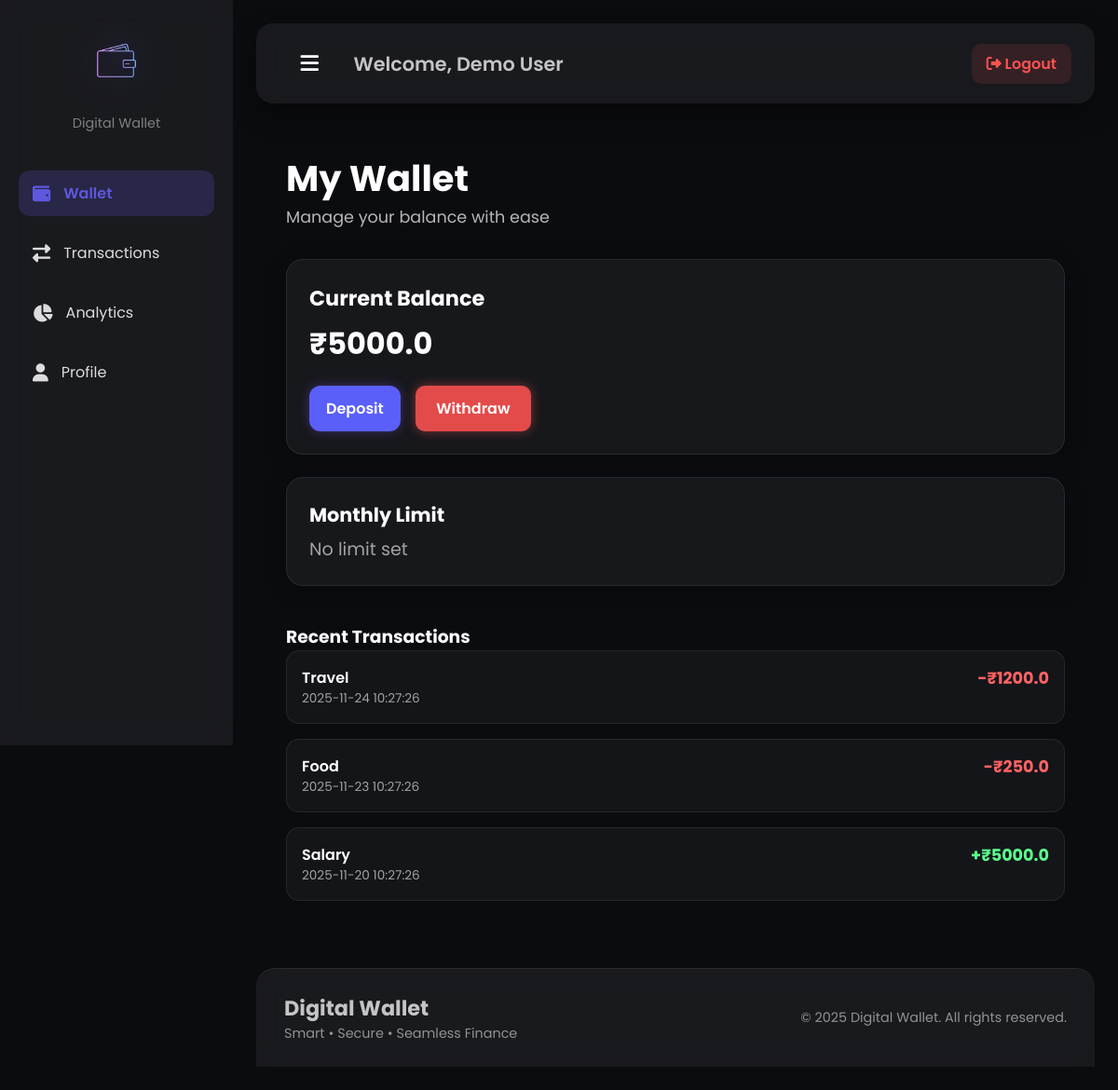
The app's page /wallet/ (signed in) with its own data.
### tables this page shows
CREATE TABLE wallet (
    id INTEGER PRIMARY KEY AUTOINCREMENT,
    user_id INTEGER NOT NULL,
    balance REAL DEFAULT 0,
    FOREIGN KEY (user_id) REFERENCES users(id)
);

CREATE TABLE transactions (
    id INTEGER PRIMARY KEY AUTOINCREMENT,
    user_id INTEGER NOT NULL,
    amount REAL NOT NULL,
    category_id INTEGER,
    merchant TEXT,
    type TEXT NOT NULL CHECK (type IN ('income', 'expense')),
    date TEXT NOT NULL,
    FOREIGN KEY (user_id) REFERENCES users(id),
    FOREIGN KEY (category_id) REFERENCES categories(id)
);

CREATE TABLE categories (
    id INTEGER PRIMARY KEY AUTOINCREMENT,
    name TEXT NOT NULL,
    type TEXT NOT NULL CHECK (type IN ('expense', 'income')),
    user_id INTEGER,
    FOREIGN KEY (user_id) REFERENCES users(id)
);

### app/routes/wallet_routes.py (the view)
@wallet_bp.route("/")
def wallet_home():
    user_id = session["user_id"]
    balance = WalletModel.get_balance(user_id)
    categories = CategoryModel.get_all_categories(user_id)
    now = datetime.now()
    limit = WalletModel.get_monthly_limit(user_id, now.year, now.month)
    print("LIMIT OBJECT:", limit)
    recent_transactions = TransactionModel.get_recent_transactions(user_id, limit=5)
    return render_template(
        "wallet.html",
        balance=balance,
        categories=categories,
        year=now.year,
        month=now.month,
        limit=limit,
        history=recent_transactions
    )

### app/config/database.py (called while the page is built)
def get_db_connection():
    if "db" not in g:
        DATABASE_DIR.mkdir(parents=True, exist_ok=True)
        conn = sqlite3.connect(DATABASE_FILE, detect_types=sqlite3.PARSE_DECLTYPES)
        conn.row_factory = sqlite3.Row
        g.db = conn
    return g.db

### app/models/category_model.py (called while the page is built)
    @staticmethod
    def get_all_categories(user_id):
        db = get_db_connection()
        query = """
            SELECT id, name, type
            FROM categories
            WHERE user_id = ? OR user_id IS NULL
            ORDER BY name
        """
        rows = db.execute(query, (user_id,)).fetchall()
        return [dict(r) for r in rows]

### app/models/transaction_model.py (called while the page is built)
    @staticmethod
    def get_recent_transactions(user_id, limit=5):
        db = get_db_connection()
        query = """
            SELECT
                t.id, t.amount, t.type, t.date,
                t.merchant,
                c.name AS category
            FROM transactions t
            LEFT JOIN categories c ON t.category_id = c.id
            WHERE t.user_id = ?
            ORDER BY t.date DESC
            LIMIT ?
        """
        rows = db.execute(query, (user_id, limit)).fetchall()
        return [dict(r) for r in rows]

### app/models/wallet_model.py (called while the page is built)
    @staticmethod
    def get_balance(user_id):
        db = get_db_connection()
        query = """
            SELECT balance
            FROM wallet
            WHERE user_id = ?
        """
        row = db.execute(query, (user_id,)).fetchone()
        if row:
            return row["balance"]
        init_query = "INSERT INTO wallet (user_id, balance) VALUES (?, 0)"
        db.execute(init_query, (user_id,))
        db.commit()
        return 0

    @staticmethod
    def get_monthly_limit(user_id, year, month):
        db = get_db_connection()
        query = """
            SELECT monthly_limit
            FROM monthly_limits
            WHERE user_id = ? AND year = ? AND month = ?
        """
        row = db.execute(query, (user_id, year, month)).fetchone()
        if not row:
            return None
        return row["monthly_limit"]

### app/routes/wallet_routes.py (called while the page is built)
@wallet_bp.before_request
def require_login():
    if "user_id" not in session:
        return redirect(url_for("auth.login"))

### templates/wallet.html (shortened to what this page needs)
{% extends "layout.html" %}
{% block styles %}
<link rel="stylesheet" href="{{ url_for('static', filename='css/wallet.css') }}?v=10">
{% endblock %}
{% block content %}
<div class="wallet-container fade-in">
    <div class="wallet-header slide-down">
        <h1 class="page-title">My Wallet</h1>
        <p class="page-subtitle">Manage your balance with ease</p>
    </div>
    <div class="wallet-grid">
        <div class="balance-card glass-card zoom-in">
            <h2>Current Balance</h2>
            <p class="balance-amount" id="walletBalance">₹{{ balance }}</p>
            <div class="wallet-actions">
                <button class="btn-primary glow-btn" id="depositBtn">Deposit</button>
                <button class="btn-danger glow-btn" id="withdrawBtn">Withdraw</button>
            </div>
        </div>
        <div class="limit-card glass-card fade-up">
            <h3>Monthly Limit</h3>
            {% if limit %}
            <p class="limit-value">₹ {{ limit }}</p>
            {% else %}
            <p class="limit-value empty">No limit set</p>
            {% endif %}
        </div>
    </div>
    <div class="transaction-history fade-up">
        <h3>Recent Transactions</h3>
        {% if history and history|length > 0 %}
        <div class="transactions-list" id="historyList">
            {% for tx in history %}
            <div class="transaction-item slide-right">
                <div class="tx-left">
                    <span class="tx-category">{{ tx.category }}</span>
                    <p class="tx-date">{{ tx.date }}</p>
                </div>
                <div class="tx-right">
                    <p class="tx-amount {% if tx.type == 'expense' %}negative{% else %}positive{% endif %}">
                        {% if tx.type == 'expense' %}-{% else %}+{% endif %}₹{{ tx.amount }}
                    </p>
                </div>
            </div>
            {% endfor %}
        </div>
        {% else %}
        <div class="empty-state fade-in">
            <img src="{{ url_for('static', filename='img/wallet_empty.png') }}" class="empty-img">
            <p class="empty-text">No transactions yet. Start by depositing or withdrawing.</p>
        </div>
        {% endif %}
    </div>
</div>
{% endblock %}

### static/css/style.css (style rules this page uses)
:root { --bg: #0b0c10; --bg-soft: #111218; --glass: rgba(255, 255, 255, 0.06); --glass-strong: rgba(255, 255, 255, 0.12); --border-glass: rgba(255, 255, 255, 0.08); --muted: rgba(255, 255, 255, 0.75); --accent: 108, 99, 255; --accent-hex: #6c63ff; --success: 0, 230, 118; --danger: 255, 82, 82; --warning: 255, 179, 0; --glass-blur: 14px; --radius: 18px; --radius-lg: 22px; --shadow-big: 0 28px 65px rgba(0, 0, 0, 0.55); --shadow-card: 0 18px 40px rgba(0, 0, 0, 0.45); --shadow-soft: 0 12px 28px rgba(0, 0, 0, 0.35); --gap: 22px; --pad: 20px; --easing: cubic-bezier(.16, 1, .3, 1); --fast: .35s var(--easing); --medium: .55s var(--easing); --slow: .75s var(--easing); }
* { margin: 0; padding: 0; box-sizing: border-box; }
body { background: var(--bg); color: var(--muted); font-family: "Poppins", system-ui, sans-serif; font-weight: 400; overflow-x: hidden; }
.glass-card { background: var(--glass); backdrop-filter: blur(var(--glass-blur)); border-radius: var(--radius); padding: var(--pad); border: 1px solid var(--border-glass); box-shadow: var(--shadow-card); opacity: 0; transform: translateY(20px) scale(.96); transition: opacity var(--medium), transform var(--medium); }
.glass-card.visible { opacity: 1; transform: translateY(0) scale(1); }
.fade-in { opacity: 0; animation: fadeIn .65s var(--easing) forwards; }
.fade-up { animation: fadeUp .6s var(--easing); }
.slide-down { opacity: 0; animation: slideDown .7s var(--easing) forwards; }
.btn-primary { padding: 12px 18px; border: none; border-radius: 12px; background: var(--accent-hex); color: white; font-weight: 600; cursor: pointer; transition: transform var(--fast), box-shadow var(--fast); }

### static/css/wallet.css (style rules this page uses)
button { all: unset; display: inline-block; padding: 0.7rem 1.4rem; border-radius: 10px; cursor: pointer; font-size: 1rem; font-weight: 600; box-sizing: border-box; }
.wallet-container { width: 100%; padding: 2rem; color: #fff; }
.wallet-header { margin-bottom: 2rem; }
.page-title { font-size: 2.4rem; font-weight: 700; }
.page-subtitle { font-size: 1.1rem; opacity: 0.7; }
.wallet-grid { display: grid; grid-template-columns: 1fr; gap: 1.5rem; }
.glass-card { background: rgba(255, 255, 255, 0.05); backdrop-filter: blur(12px); border-radius: 18px; padding: 1.5rem; border: 1px solid rgba(255, 255, 255, 0.08); box-shadow: 0 4px 24px rgba(0, 0, 0, 0.3); }
.balance-card h2 { font-size: 1.4rem; margin-bottom: 0.5rem; }
.balance-amount { font-size: 2rem; font-weight: 700; margin-bottom: 1.3rem; }
.wallet-actions { display: flex; gap: 1rem; }
.btn-primary, .btn-danger { border: none; font-weight: 600; cursor: pointer; transition: 0.25s ease; }
.btn-primary { background: #5b5ff9; color: #fff; }
.btn-danger { background: #e34b4b; color: white; }
.glow-btn { box-shadow: 0 0 12px rgba(140, 92, 255, 0.35); }
.btn-danger.glow-btn { box-shadow: 0 0 12px rgba(255, 90, 90, 0.45); }
.limit-card h3 { font-size: 1.3rem; margin-bottom: 0.4rem; }
.limit-value { font-size: 1.2rem; }
.limit-value.empty { opacity: 0.6; }
.transaction-history { margin-top: 2.5rem; }
.transactions-list { display: flex; flex-direction: column; gap: 1rem; }
.transaction-item { display: flex; justify-content: space-between; padding: 1rem; border-radius: 14px; background: rgba(255, 255, 255, 0.04); border: 1px solid rgba(255, 255, 255, 0.08); }
.tx-category { font-weight: 600; }
.tx-date { opacity: 0.6; font-size: 0.85rem; }
.tx-amount { font-weight: 700; font-size: 1.1rem; }
.tx-amount.positive { color: #5bff8d; }
.tx-amount.negative { color: #ff6363; }
.fade-in { animation: fadeIn .6s ease; }
.fade-up { animation: fadeUp .6s ease; }
.slide-down { animation: slideDown .6s ease; }
.zoom-in { animation: zoomIn .5s ease; }

### templates/sidebar.html (style rules this page uses)
.fade-in { animation: fadeIn .9s ease forwards; }

### templates/navbar.html (style rules this page uses)
.slide-down { opacity: 0; transform: translateY(-20px); animation: slideDown .7s ease forwards; }

### records on screen
wallet: balance "5000.0"
transactions: category "Travel", date "2025-11-24 10:27:26", amount "1200.0"
transactions: category "Food", date "2025-11-23 10:27:26", amount "250.0"
transactions: category "Salary", date "2025-11-20 10:27:26", amount "5000.0"

### other values on screen
{{ session.get('user_name') }} "Demo User"
